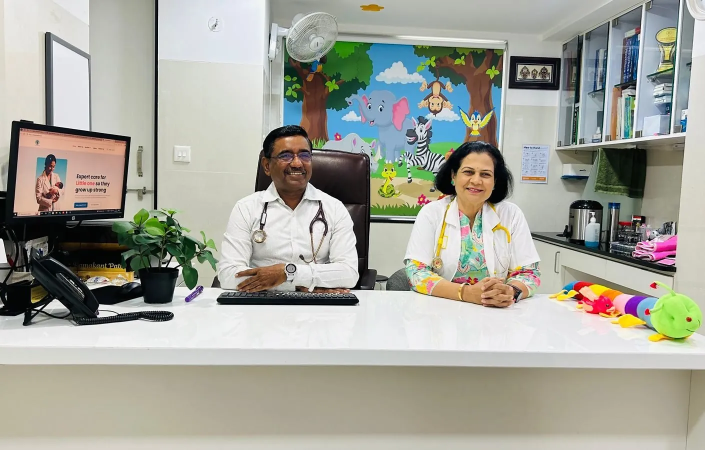
#> input picture dist/images/antara-consultation-room-1410.webp, 1410 x 900 px (shown at 1/2 size)
$ python prepare_images.py ../dist/images ../dist/images/antara-consultation-room-1410.webp out.png
#> lines starting #> are read from the running program, lines starting #| are printed output that depends on the picture; after the words box and inside, x2 and y2 are one past the last pixel; in counts of white or black regions, pixels touching at a corner belong together
"""
Prepare the web images for the Dr. Ramakant Patil website.

This is a one-off, documented record of how every public image was derived.
It is NOT part of the website build (`npm run build` only copies the finished
files from public/). Re-run it only if you need to regenerate the images.

Usage (Python 3.10+, Pillow and NumPy installed):

    python tools/prepare_images.py <photo-pack-images-dir> <portrait-original.jpg> <output-dir>

    <photo-pack-images-dir>  the images/ folder from Dr_Ramakant_Patil_Research_and_Photos.zip
    <portrait-original.jpg>  source-assets/originals/dr-ramakant-patil-portrait-original.jpg
    <output-dir>             public/images

What it does (and does not do):
  * Crops and resizes only. No generative editing, no retouching of faces,
    certificates, plaques or signage.
  * The supplied portrait was delivered on a perfectly flat turquoise backdrop
    (RGB 32,176,202). The script separates the subject from that flat colour
    with a colour-difference matte, so the page can place the unaltered
    photograph of Dr. Patil on its own ochre panel. Face, suit, chair and
    posture are untouched; only the flat backdrop pixels become transparent.
  * Metadata (EXIF) is not copied into the web files.
  * A light, standard post-resize sharpen (Unsharp Mask, small radius) is
    applied to keep downscaled photographs crisp.
"""

import sys
from pathlib import Path

import numpy as np
from PIL import Image, ImageFilter

SRC_DIR = Path(sys.argv[1])
PORTRAIT = Path(sys.argv[2])
OUT = Path(sys.argv[3])
OUT.mkdir(parents=True, exist_ok=True)


def find(prefix: str) -> Path:
    matches = sorted(SRC_DIR.glob(prefix + "_*"))
    if not matches:
        raise SystemExit(f"Missing source image {prefix}_* in {SRC_DIR}")
    return matches[0]


def sharpen(im: Image.Image) -> Image.Image:
    return im.filter(ImageFilter.UnsharpMask(radius=0.6, percent=35, threshold=2))


def save_webp(im: Image.Image, name: str, widths, quality=80):
    written = []
    for w in widths:
        w = min(w, im.width)
        h = round(im.height * w / im.width)
        resized = im.resize((w, h), Image.LANCZOS) if w != im.width else im.copy()
        if resized.mode == "RGB":
            resized = sharpen(resized)
        path = OUT / f"{name}-{w}.webp"
        resized.save(path, "WEBP", quality=quality, method=6)
        written.append((path.name, w, h, path.stat().st_size))
    return written


report = []

# ---------------------------------------------------------------- portrait
# Colour-difference matte against the flat turquoise backdrop.
src = Image.open(PORTRAIT).convert("RGB")
#> src is the input picture: PIL image 1410x900 RGB; mean R, G, B 164, 164.4, 154.2
a = np.asarray(src).astype(np.float32) / 255.0
R, G, B = a[..., 0], a[..., 1], a[..., 2]
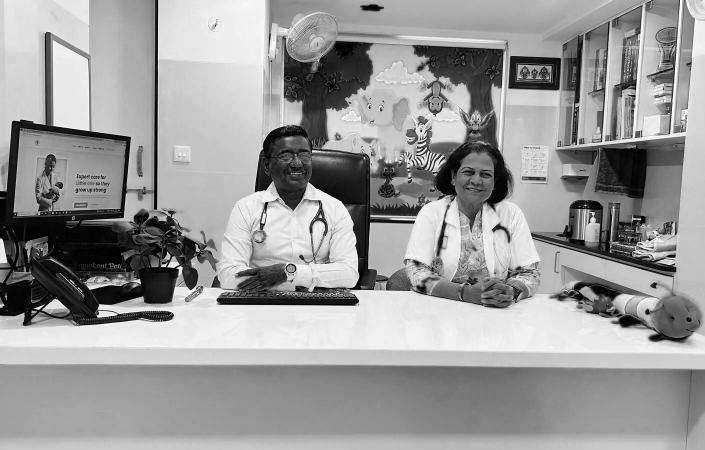
#> B: shape (900, 1410) float32 (shown at 1/2 size); min 0, max 1, mean 0.605
bg = np.array([32, 176, 202], np.float32) / 255.0
diff = np.minimum(G, B) - R            # backdrop ~0.565, subject <= ~0.24
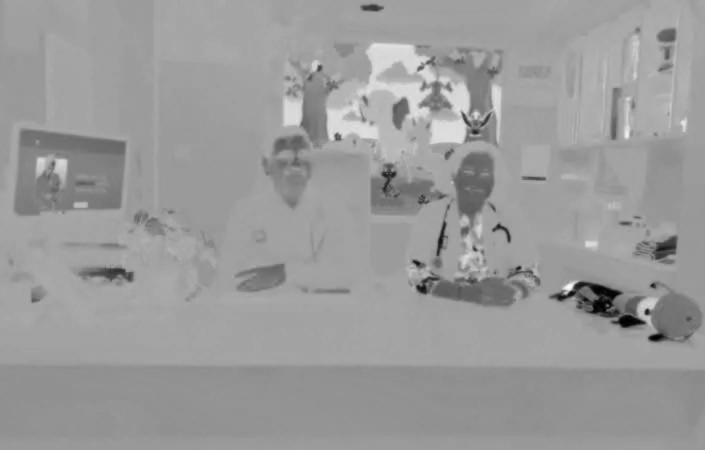
#> diff: shape (900, 1410) float32 (shown at 1/2 size); min -1, max 0.565, mean -0.0483; drawn with min black and max white
subject = diff < 0.40
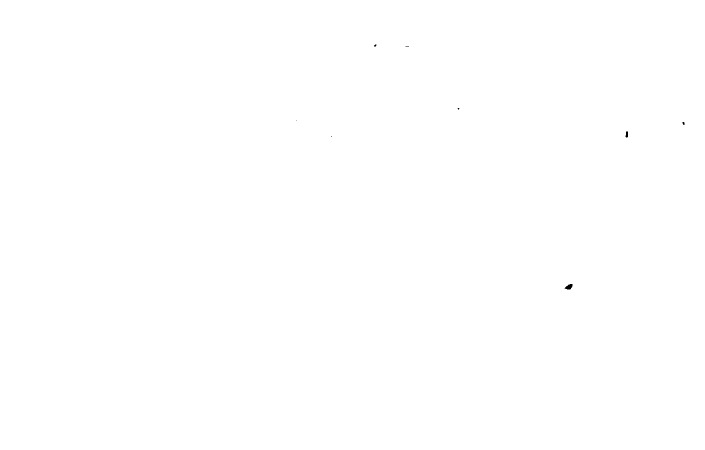
#> subject: shape (900, 1410) bool (shown at 1/2 size); 100% white; 9 black regions (7 under 20 px), largest, box (x1, y1, x2, y2) and area: (1129, 568, 1145, 579) 113, (1251, 263, 1256, 275) 50
mask_img = Image.fromarray((subject * 255).astype(np.uint8))
dil = np.asarray(mask_img.filter(ImageFilter.MaxFilter(17))) > 127
#> dil: shape (900, 1410) bool; every value is 1
ero = np.asarray(mask_img.filter(ImageFilter.MinFilter(17))) > 127
#> ero: shape (900, 1410) bool; 99.7% white; 8 black regions, largest, box (x1, y1, x2, y2) and area: (1121, 560, 1153, 587) 801, (1243, 255, 1264, 283) 578, (1357, 236, 1377, 258) 435
band = dil & ~ero                      # only the outline is soft-matted
alpha = subject.astype(np.float32)
alpha[band] = np.clip(1.0 - diff / 0.565, 0, 1)[band]
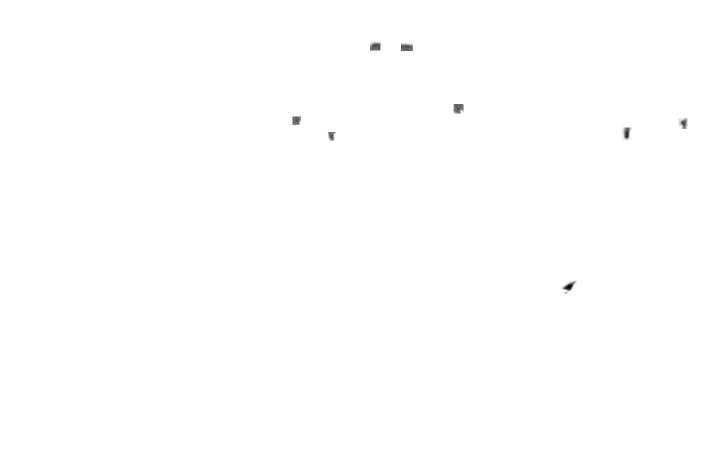
#> alpha: shape (900, 1410) float32 (shown at 1/2 size); min 0.000521, max 1, mean 0.999
A = alpha[..., None]
fg = np.where(A > 0.02, (a - (1 - A) * bg) / np.maximum(A, 1e-3), 0)
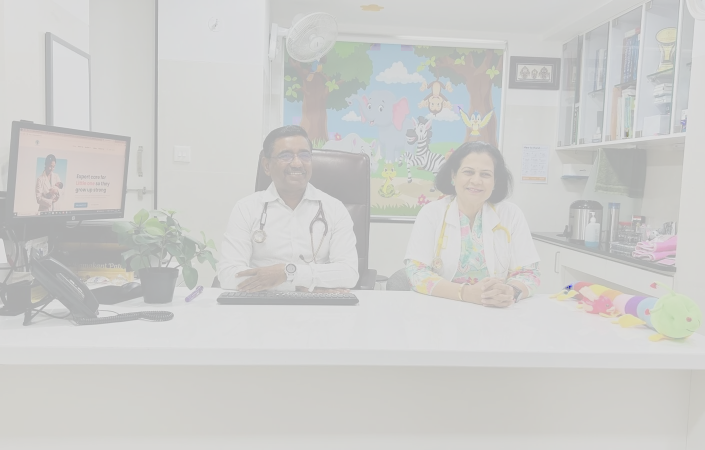
#> fg: shape (900, 1410, 3) float32 (shown at 1/2 size); mean of channels 0, 1, 2 0.643, 0.644, 0.604; drawn with min black and max white
fg = np.clip(fg, 0, 1)
excess = np.clip(np.minimum(fg[..., 1], fg[..., 2]) - fg[..., 0] - 0.06, 0, None)
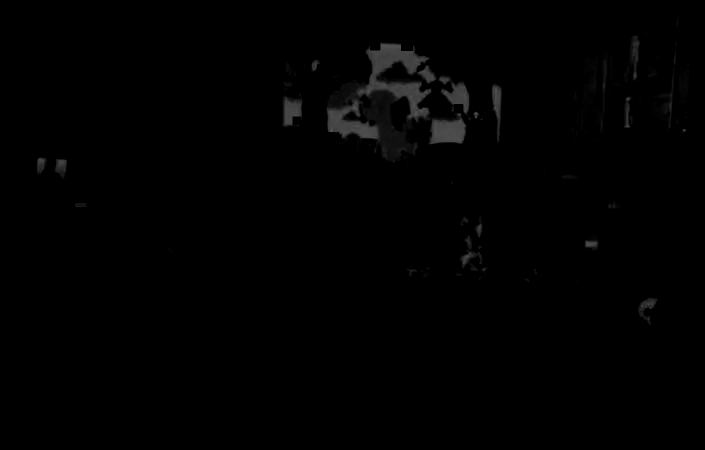
#> excess: shape (900, 1410) float32 (shown at 1/2 size); min 0, max 0.336, mean 0.00593
spill = band & (excess > 0)            # remove turquoise spill on the outline only
#> spill: shape (900, 1410) bool; every value is 0
fg[..., 1][spill] -= excess[spill]
fg[..., 2][spill] -= excess[spill]
cut = Image.fromarray((np.dstack([fg, alpha]) * 255 + 0.5).astype(np.uint8), "RGBA")
cut = cut.crop((0, 560, 4000, 4000))   # trim empty headroom; 4000 x 3440
#> cut: PIL image 4000x3440 RGBA
report += save_webp(cut, "portrait-cutout", [720, 1080, 1440], quality=84)
#> the loop in save_webp, `for w in widths:` made 1 pass
#> pass 1, in save_webp, `resized = im.resize((w, h), Image.LANCZOS) if w != im.width else im.co..`:
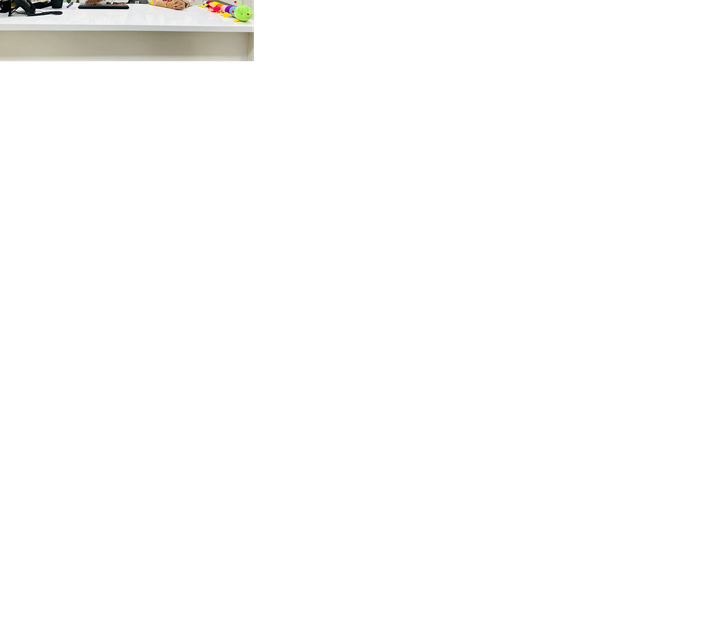
#> resized: PIL image 720x619 RGBA; mean R, G, B, A 6.6, 6.5, 6, 8.9; transparent parts drawn white
#> after the loop in save_webp, `for w in widths:`: written = []
#> (the run stopped early here; a loop or call above may not have finished)

$ run again, on dist/images/antara-consulting-room-1008.webp
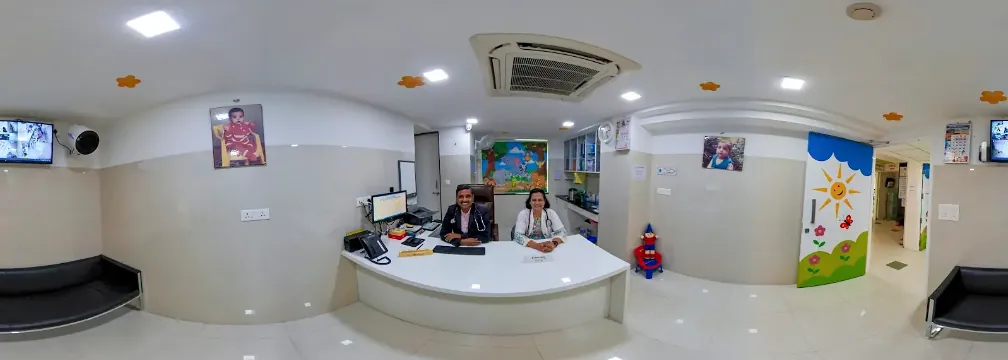
#> input picture dist/images/antara-consulting-room-1008.webp, 1008 x 360 px
#> src is the input picture: PIL image 1008x360 RGB; mean R, G, B 144.9, 145.3, 143.5
#> subject: shape (360, 1008) bool; 100% white; black in thin lines or dots, all inside (x1, y1, x2, y2) = (528, 167, 535, 171)
#> dil: shape (360, 1008) bool; every value is 1
#> ero: shape (360, 1008) bool; 99.9% white; 1 black region, box (x1, y1, x2, y2) and area: (520, 159, 543, 179) 450
#> `fg = np.where(A > 0.02, (a - (1 - A) * bg) / np.maximum(A, 1e-3), 0)`:
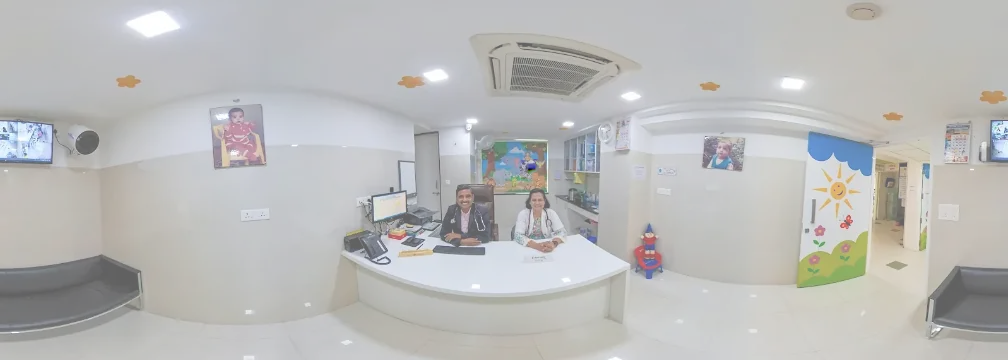
#> fg: shape (360, 1008, 3) float32; mean of channels 0, 1, 2 0.568, 0.57, 0.563; drawn with min black and max white
#> `excess = np.clip(np.minimum(fg[..., 1], fg[..., 2]) - fg[..., 0] - 0.0..`:
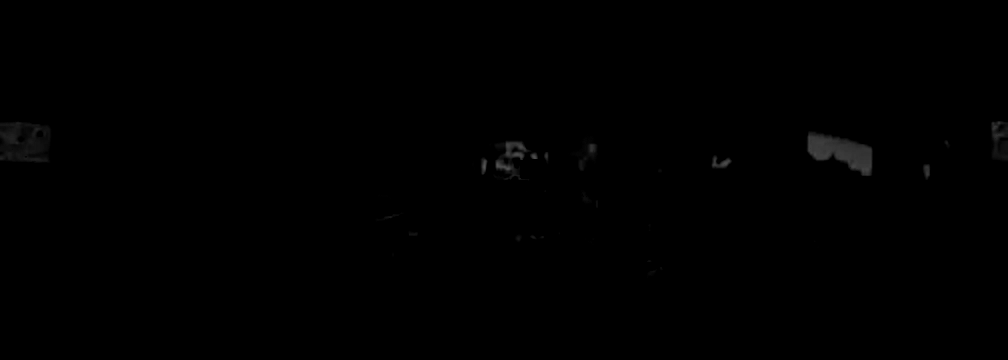
#> excess: shape (360, 1008) float32; min 0, max 0.336, mean 0.00201
#> spill: shape (360, 1008) bool; every value is 0
#> after the loop in save_webp, `for w in widths:`: written = []
